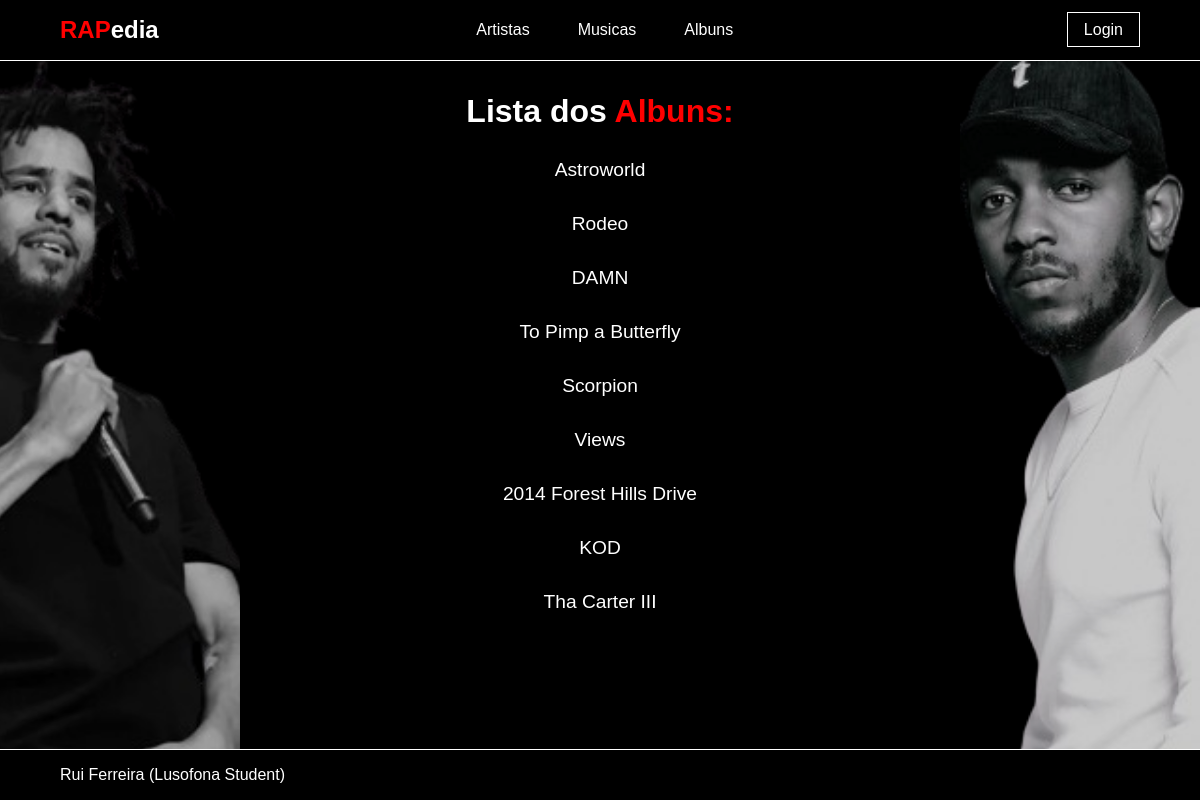
/bandasrap/albuns/, run on the app's committed database.
### bandasrap/models.py (models this page shows, shortened)
class Album(models.Model):
    nome = models.CharField(max_length=200)
    ano_lancamento = models.IntegerField()
    banda = models.ForeignKey(Artista, on_delete=models.CASCADE, related_name='albuns', null = True)
    musicas = models.ManyToManyField(Musica, related_name='albuns')
    capa = models.ImageField(null=True, blank=True)

### bandasrap/views.py (the view)
# urls.py: path('albuns/', views.albuns_view, name='albuns'),
def albuns_view(request):
    context = {
      'albuns': Album.objects.all(),
   }
    return render(request, "bandasrap/albunslist.html", context)

### bandasrap/templates/bandasrap/albunslist.html (shortened to what this page needs)
<!DOCTYPE html>
{% extends "bandasrap/layout.html" %}
{%block content%}
<div class = "list">
    <h1>Lista dos <span>Albuns:</span></h1>
    <ul>
    {% for album in albuns %}
        <li>
            <a href="{% url 'bandasrap:album' album.id %}">{{ album.nome }}</a>
        </li>
    {% endfor %}
</ul>
</div>
{%endblock%}

### static/bandasrap/style.css (style rules this page uses)
html, body { height: 100%; margin: 0; padding: 0; }
body { background-color: #000; color: #fff; font-family: Arial, sans-serif; position: relative; display: flex; flex-direction: column; min-height: 100vh; }
body::before, body::after { content: ''; position: fixed; top: 0; bottom: 0; width: 20%; background-size: cover; background-position: center; z-index: -1; opacity: 0.8; }
body::before { left: 0; background-image: url('14855555848339-removebg-preview.png'); }
body::after { right: 0; background-image: url('1_bd6bO3dh9wIQfYj5hsQ6Qw-removebg-preview.png'); }
span { color: #f00; }
.list { text-align: center; margin: 2rem auto; }
.list ul { list-style: none; padding: 0; }
.list li { margin: 1rem 0; }
.list a { color: #fff; text-decoration: none; font-size: 1.2rem; padding: 0.5rem 1rem; display: inline-block; transition: transform 0.3s, background-color 0.3s; }

### data on the page
Album: nome "Astroworld"
Album: nome "Rodeo"
Album: nome "DAMN"
Album: nome "To Pimp a Butterfly"
Album: nome "Scorpion"
Album: nome "Views"
Album: nome "2014 Forest Hills Drive"
Album: nome "KOD"
Album: nome "Tha Carter III"
